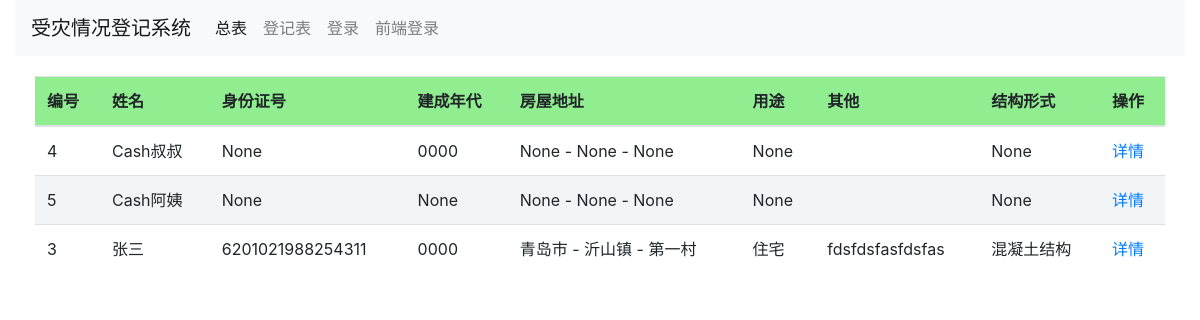
Page /report/ (signed in) on the earlier database version.
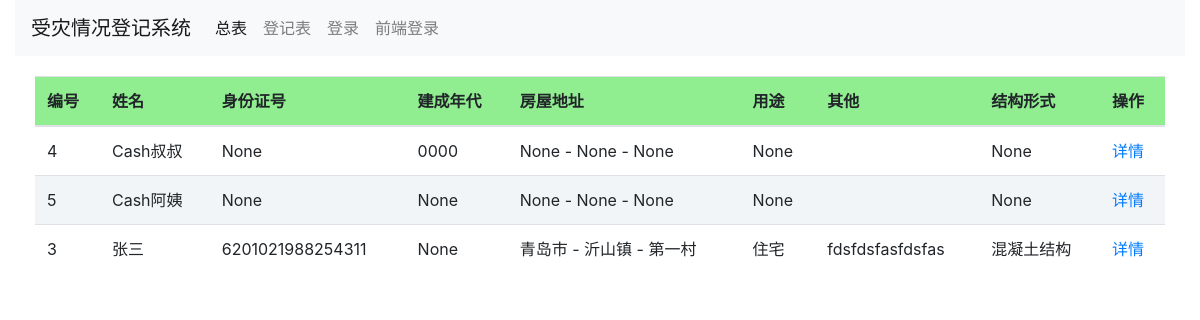
Same page on the later database version.
### report/models.py (models this page shows, shortened)
class Report(models.Model):
    DECADE_CHOICE = (
        ('1900', '1900'),
        ('1910', '1910'),
        ('1920', '1920'),
        ('1930', '1930'),
        ('1940', '1940'),
        ('1950', '1950'),
        ('1960', '1960'),
        ('1970', '1970'),
        ('1980', '1980'),
        ('1990', '1990'),
        ('2000', '2000'),
        ('2010', '2010'),
    )
    PURPOSE_CHOICE = (
        (1, '住宅'),
        (2, '厂房'),
        (3, '公共建筑'),
    )
    STRUCTURE_CHOICE = (
        (1, '混凝土结构'),
        (2, '砌体结构'),
        (3, '木结构'),
        (4, '钢结构'),
        (5, '石结构'),
        (6, '生土结构'),
    )
    DEGREE_CHOICE = (
        ('a', 'A'),
        ('b', 'B'),
        ('c', 'C'),
        ('d', 'D'),
    )
    SECURITY_DETAIL_CHOICE = (
        (1, '未发现影响房屋周边安全的不利影响'),
        (2, '房屋周边准在超高土体滑坡'),
        (3, '房屋周边场地存在地质斜坡'),
        (4, '房屋周边存在河流，受河水持续冲刷'),
        (5, '房屋存在沟壑'),
        (6, '房屋周边塌方'),
        (7, '房屋周边下方存在不实空洞'),
    )
    GROUNDSILL_DETAIL_CHOICE = (
        (1, '未发现明显不均匀沉降及滑移'),
        (2, '地基基础轻微不均匀沉降'),
        (3, '地基基础不均匀沉降'),
        (4, '室内地面下陷'),
        (5, '地基基础滑移'),
        (6, '地基基础存在滑移可能'),
        (7, '地基基础被冲毁'),
        (8, '毛石基础粘结砂浆缺失'),
    )
    TILT_DETAIL_CHOICE = (
        (1, '未发现明显倾斜'),
        (2, '房屋墙体局部倾斜'),
        (3, '房屋墙体整体倾斜'),
        (4, '房屋墙体变形'),
        (5, '房屋墙体未发现明显歪闪缺陷')
    )
    UPON_DETAIL_CHOICE = (
        (1, '未发现结构承载缺陷'),
        (2, '墙体存在裂缝'),
        (3, '墙体轻微裂缝'),
        (4, '墙体贯通缝严重'),
        (5, '墙体风化侵蚀严重'),
        (6, '墙体有效截面积削弱'),
        (7, '内隔墙裂缝'),
        (8, '墙体面层脱落'),
        (9, '墙体变形'),
        (10, '墙体倾斜'),
        (11, '纵横墙连接处松动和开裂'),
        (12, '墙体倒塌'),
        (13, '屋架梁损坏'),
        (14, '屋架檩条损坏'),
        (15, '屋架梁下墙体开裂损坏'),
        (16, '屋架梁下墙体变形'),
        (17, '地基基础不均匀沉降引起的裂缝'),
        (18, '房屋墙体、屋盖无明显受力裂缝和变形'),
        (19, '墙体严重破坏，无法正常使用'),
        (20, '屋架损坏'),
    )
    FENCE_DETAIL_CHOICE = (
        (1, '未发现围护缺损'),
        (2, '同上'),
        (3, '墙体存在裂缝'),
        (4, '屋面坍塌'),
        (5, '屋面下陷'),
        (6, '墙体面层脱落'),
        (7, '墙体裂缝'),
        (8, '室内地面下陷'),
        (9, '内隔墙裂缝'),
        (10, '纵横墙多处裂缝'),
    )
    ASSESS_LEVEL_CHOICE = (
        ('a', 'A 完好无损'),
        ('b', 'B 轻微破损，可以使用'),
        ('c', 'C 破损经修缮后可以使用'),
        ('d', 'D 严重破坏，不能使用'),
        ('e', '倒塌'),
    )
    CREATOR_CHOICE = (
        (1, '杨军魁'),
        (2, '芦满'),
        (3, '关萌'),
        (4, '黄波'),
    )
    bid = models.CharField(max_length=100, null=True, blank=True,
                           verbose_name='建鉴编号')
    name = models.CharField(max_length=250, null=True, blank=True,
                            verbose_name='姓名')
    identity = models.CharField(max_length=50, null=True, blank=True,
                                verbose_name='身份证号', unique=True)
    decade = models.CharField(choices=DECADE_CHOICE, max_length=10,
                              null=True, blank=True, verbose_name='建成年代')
    city = models.ForeignKey(City, null=True, blank=True,
                             on_delete=models.SET_NULL,
                             verbose_name='城市')
    town = models.ForeignKey(Town, null=True, blank=True,
                             on_delete=models.SET_NULL,
                             verbose_name='镇')
    village = models.ForeignKey(Village, null=True, blank=True,
                                on_delete=models.SET_NULL,
                                verbose_name='村')
    purpose = models.IntegerField(choices=PURPOSE_CHOICE, null=True, blank=True,
                                  verbose_name='用途')
    comment = models.TextField(max_length=250, null=True, blank=True,
                               verbose_name='备注')
    structure = models.IntegerField(choices=STRUCTURE_CHOICE,
                                    null=True, blank=True, verbose_name='结构形式')
    security = models.CharField(max_length=10, choices=DEGREE_CHOICE,
                                null=True, blank=True, verbose_name='场地安全程度')
    groundsill = models.CharField(max_length=10, choices=DEGREE_CHOICE,
                                  null=True, blank=True, verbose_name='地基基础')
    tilt = models.CharField(max_length=10, choices=DEGREE_CHOICE, null=True,
                            blank=True,
                            verbose_name='房屋整体倾斜')
    upon = models.CharField(max_length=10, choices=DEGREE_CHOICE, null=True,
                            blank=True,
                            verbose_name='上部承重结构')
    fence = models.CharField(max_length=10, choices=DEGREE_CHOICE, null=True,
                             blank=True,
                             verbose_name='围护结构')
    security_detail = models.ManyToManyField(SecurityDetail, blank=True,
                                             verbose_name='场地安全程度说明')
    groundsill_detail = models.ManyToManyField(GroundsillDetail, blank=True,
                                               verbose_name='地基基础说明')
    tilt_detail = models.ManyToManyField(TiltDetail, blank=True,
                                         verbose_name='房屋整体倾斜说明')
    upon_detail = models.ManyToManyField(UponDetail, blank=True,
                                         verbose_name='上部承重结构说明')
    fence_detail = models.ManyToManyField(FenceDetail, blank=True,
                                          verbose_name='围护结构说明')
    assess_level = models.CharField(max_length=10, choices=ASSESS_LEVEL_CHOICE,
                                    null=True, blank=True, verbose_name='评定等级')
    advice = models.ManyToManyField(Advice, blank=True,
                                    verbose_name='处理建议')
    street_contract = models.CharField(max_length=50, null=True, blank=True,
                                       verbose_name='镇（街道）联系人')
    street_contract_phone = models.CharField(max_length=50, null=True,
                                             blank=True,
                                             verbose_name='镇（街道）联系人电话')
    village_contract = models.CharField(max_length=50, null=True, blank=True,
                                        verbose_name='村联系人')
    village_contract_phone = models.CharField(max_length=50, null=True,
                                              blank=True,
                                              verbose_name='村联系人电话')
    reviewer = models.ForeignKey(Reviewer, null=True, blank=True,
                                 on_delete=models.SET_NULL,
                                 verbose_name='审核人')
    created = models.DateField(auto_now_add=True, verbose_name='添加日期')
    updated = models.DateTimeField(auto_now=True, verbose_name='修改日期')
    appraiser = models.ForeignKey(User, null=True, blank=True,
                                  on_delete=models.SET_NULL,
                                  verbose_name='鉴定人')
    class Meta:
        ordering = ('-created',)
        verbose_name_plural = '报告'

class City(models.Model):
    name = models.CharField(max_length=50, unique=True, verbose_name='城市')
    created = models.DateTimeField(auto_now_add=True, verbose_name='创建时间')
    class Meta:
        ordering = ['-created']
        verbose_name_plural = '城市'
    def __str__(self):
        return self.name

class Town(models.Model):
    name = models.CharField(max_length=50, unique=True, verbose_name='乡镇')
    created = models.DateTimeField(auto_now_add=True, verbose_name='创建时间')
    class Meta:
        ordering = ['-created']
        verbose_name_plural = '乡镇'
    def __str__(self):
        return self.name

class Village(models.Model):
    name = models.CharField(max_length=50, unique=True, verbose_name='村')
    created = models.DateTimeField(auto_now_add=True, verbose_name='创建时间')
    class Meta:
        ordering = ['-created']
        verbose_name_plural = '村'
    def __str__(self):
        return self.name

### report/views.py (the view)
# urls.py: path('', views.ReportListView.as_view(), name='report_list'),
class ReportListView(LoginRequiredMixin, ListView):
    model = Report
    context_object_name = 'report_list'
    template_name = 'report/report-list.html'

### report/templates/report/report-list.html
{% extends 'report/base.html' %}
{% block content %}
    <table id="report-list" class="table">
        <thead>
        <tr>
            <th>编号</th>
            <th>姓名</th>
            <th>身份证号</th>
            <th>建成年代</th>
            <th>房屋地址</th>
            <th>用途</th>
            <th>其他</th>
            <th>结构形式</th>
            <th>操作</th>
        </tr>
        </thead>
        <tbody>
        {% for report in report_list %}
            <tr>
                <td>{{ report.id }}</td>
                <td>{{ report.name }}</td>
                <td>{{ report.identity }}</td>
                <td>{{ report.decade }}</td>
                <td>{{ report.city }} - {{ report.town }}
                    - {{ report.village }}</td>
                <td>{{ report.get_purpose_display }}</td>
                <td>{{ report.comment }}</td>
                <td>{{ report.get_structure_display }}</td>
                <td>
                    <a href="{% url 'report:report_detail' report.id %}">详情</a>
                </td>
            </tr>
        {% endfor %}
        </tbody>
    </table>
{% endblock %}

### report/templates/report/base.html (shortened to what this page needs)
{% load static %}
<!doctype html>
<html lang="en">
<head>
    <link rel="stylesheet"
          href="https://stackpath.bootstrapcdn.com/bootstrap/4.3.1/css/bootstrap.min.css">
    <link rel="stylesheet" href="{% static 'css/style.css' %}">
</head>
<body>
<div class="container-fluid">
    <div class="row">
        <div class="col">
            <nav class="navbar navbar-expand-lg navbar-light bg-light">
                <a class="navbar-brand" href="/report/">受灾情况登记系统</a>
                <div class="collapse navbar-collapse"
                     id="navbarSupportedContent">
                    <ul class="navbar-nav mr-auto">
                        <li class="nav-item active">
                            <a class="nav-link"
                               href="{% url 'report:report_list' %}">总表 </a>
                        </li>
                        <li class="nav-item">
                            <a class="nav-link"
                               href="{% url 'report:report_create' %}">登记表</a>
                        </li>
                        <li class="nav-item">
                            <a class="nav-link"
                               href="/admin/">登录</a>
                        </li>
                        <li class="nav-item">
                            <a href="{% url 'user:login_view' %}"
                               class="nav-link">前端登录</a>
                        </li>
                    </ul>
                </div>
            </nav>
        </div>
    </div>
    <div id="content">
        {% block content %}
        {% endblock %}
    </div>
</div>
</body>
</html>

### report/static/css/style.css (style rules this page uses)
#content { margin: 20px; }
#report-list thead tr { background-color: lightgreen; }
#report-list tr:nth-child(even) { background-color: rgb(242, 245, 247); }

Differences in the rows shown:
changed Report "张三": decade "0000" → "None"
